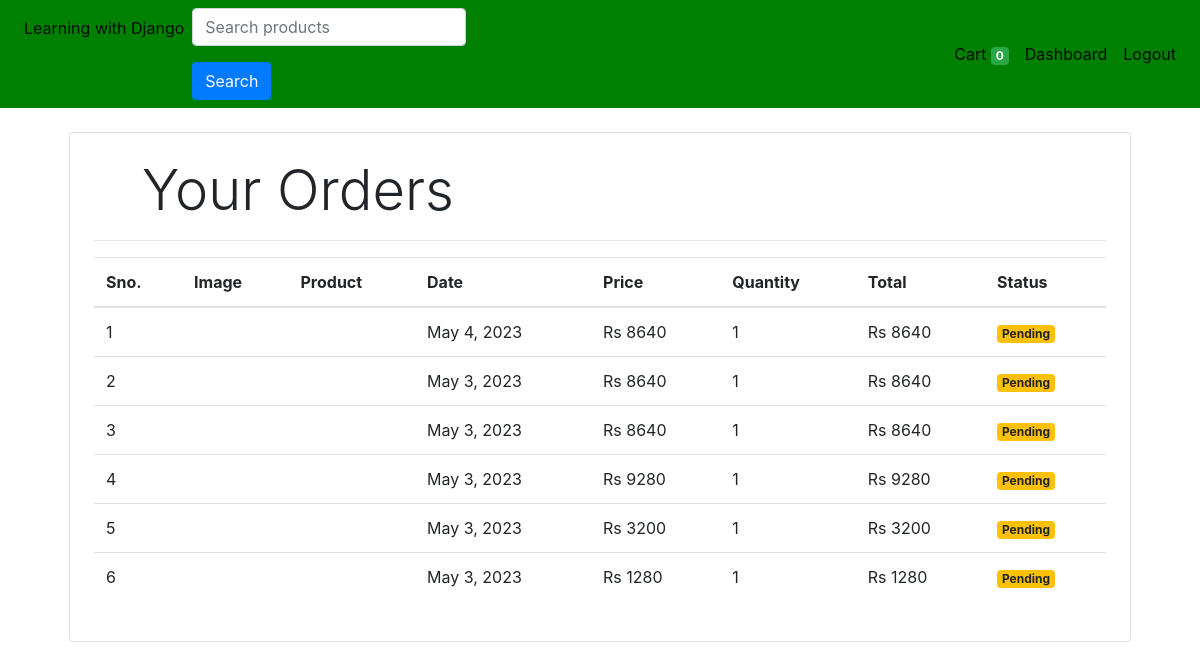
Page /orders (signed in) on the earlier database version.
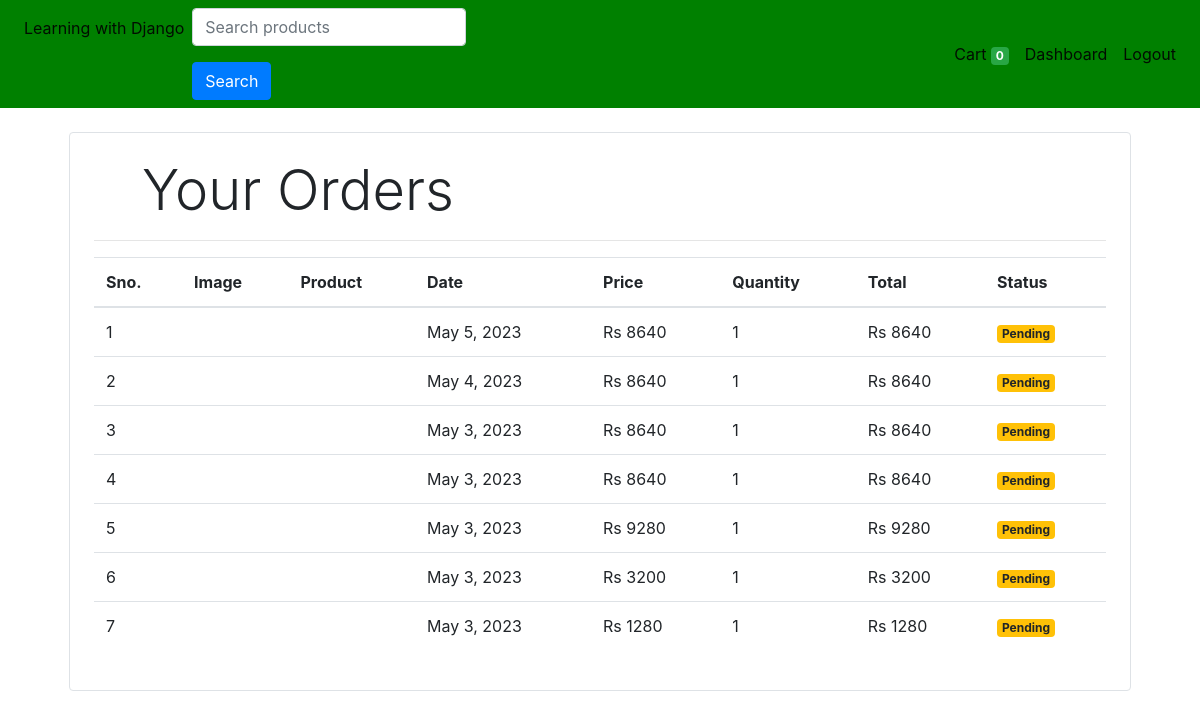
Same page on the later database version.
### store/models/orders.py (models this page shows, shortened)
class Order(models.Model):
    product = models.ForeignKey(Products,
                                on_delete=models.CASCADE)
    customer = models.ForeignKey(Customer,
                                 on_delete=models.CASCADE)
    quantity = models.IntegerField(default=1)
    price = models.IntegerField()
    address = models.CharField (max_length=50, default='', blank=True)
    phone = models.CharField (max_length=50, default='', blank=True)
    date = models.DateField (default=datetime.datetime.today)
    @staticmethod
    def get_orders_by_customer(customer_id):
        return Order.objects.filter(customer=customer_id).order_by('-date')

### store/middlewares/auth.py (the view)
    def middleware(request):
        print(request.session.get('customer'))
        returnUrl = request.META['PATH_INFO']
        print(request.META['PATH_INFO'])
        if not request.session.get('customer'):
           return redirect(f'login?return_url={returnUrl}')
        response = get_response(request)
        return response

### store/templatetags/custom_filter.py (called while the page is built)
@register.filter(name='currency')
def currency(number):
    return "Rs "+str(number)

@register.filter(name='multiply')
def multiply(number , number1):
    return number * number1

### store/views/orders.py (called while the page is built)
    def get(self , request ):
        customer = request.session.get('customer')
        orders = Order.get_orders_by_customer(customer)
        print(orders)
        return render(request , 'orders.html'  , {'orders' : orders})

### store/templates/orders.html
{% extends 'base.html' %}
{% block content %}
{% load cart %}
{% load custom_filter %}
<div class="container">
   <div class="border rounded p-4 m-4">
        <p class="display-4 pl-4 ml-4">Your Orders</p>
        <hr>
        <table class="table">
            <thead>
                <tr>
                    <th>Sno.</th>
                    <th>Image</th>
                    <th>Product</th>
                    <th>Date</th>
                    <th>Price</th>
                    <th>Quantity</th>
                    <th>Total</th>
                    <th>Status</th>
                </tr>
            </thead>
            <tbody>
                {% for order in orders %}
                <tr>
                    <td>{{forloop.counter}}</td>
                    <td><img style="height: 80px;" class="rounded-circle" src="{{order.product.image.url}}" alt=""></td>
                    <td>{{order.product.name}}</td>
                    <td>{{order.date}}</td>
                    <td>{{order.price|currency}}</td>
                    <td>{{order.quantity}}</td>
                    <td>{{order.quantity|multiply:order.price|currency}}</td>
                    {% if order.status %}
                    <td><small class="badge badge-success">Completed</small></td>
                    {%else%}
                    <td><small class="badge badge-warning">Pending</small></td>
                    {% endif %}
                </tr>
                {% endfor %}
            </tbody>
        </table>
   </div>
</div>
{% endblock %}

### store/templates/base.html (shortened to what this page needs)
<!doctype html>
<html lang="en">
<head>
  <link rel="stylesheet" href="https://maxcdn.bootstrapcdn.com/bootstrap/4.0.0/css/bootstrap.min.css"
>
</head>
<body>
<nav class="one-edge-shadow
  navbar navbar-light
  sticky-top navbar
  navbar-expand-lg
  text-white">
      <ul class="navbar-nav mr-auto">
        <li class="nav-item active">
          <a class="nav-link" href="/store">Learning with Django <span class="sr-only">(current)</span></a>
        </li>
          <li class="nav-item active">
          <form action="{% url 'product_search' %}" method="GET">
    <div class="form-group">
        <input type="text" class="form-control" name="q" placeholder="Search products">
    </div>
    <button type="submit" class="btn btn-primary">Search</button>
</form>
        </li>
          </ul>
      <ul class=" navbar-nav my-2 my-lg-0">
        <li class="nav-item active">
          <a class="nav-link" href="/cart">Cart
            <span class="badge badge-success">{{request.session.cart.keys|length}}</span>
            <span class="sr-only">(current)</span></a>
        </li>
        {% if request.session.customer %}
  {% if request.session.is_superuser %}
    <li class="nav-item active ">
      <a class="nav-link" href="{% url 'admin_dashboard' %}">Dashboard<span class="sr-only">(current)</span></a>
    </li>
  {% else %}
    <li class="nav-item active ">
      <a class="nav-link" href="/user_dashboard">Dashboard<span class="sr-only">(current)</span></a>
    </li>
  {% endif %}
  <li class="nav-item active ">
    <a class="nav-link" href="/logout">Logout<span class="sr-only">(current)</span></a>
  </li>
{% endif %}
      </ul>
  </nav>
  {% block content %}{% endblock %}
</body>
</html>

### store/templates/base.html (style rules this page uses)
nav { background-color: green; }

Differences in the rows shown:
added Order: date "May 5, 2023", price "Rs 8640", quantity "1", quantity|multiply "Rs 8640"
